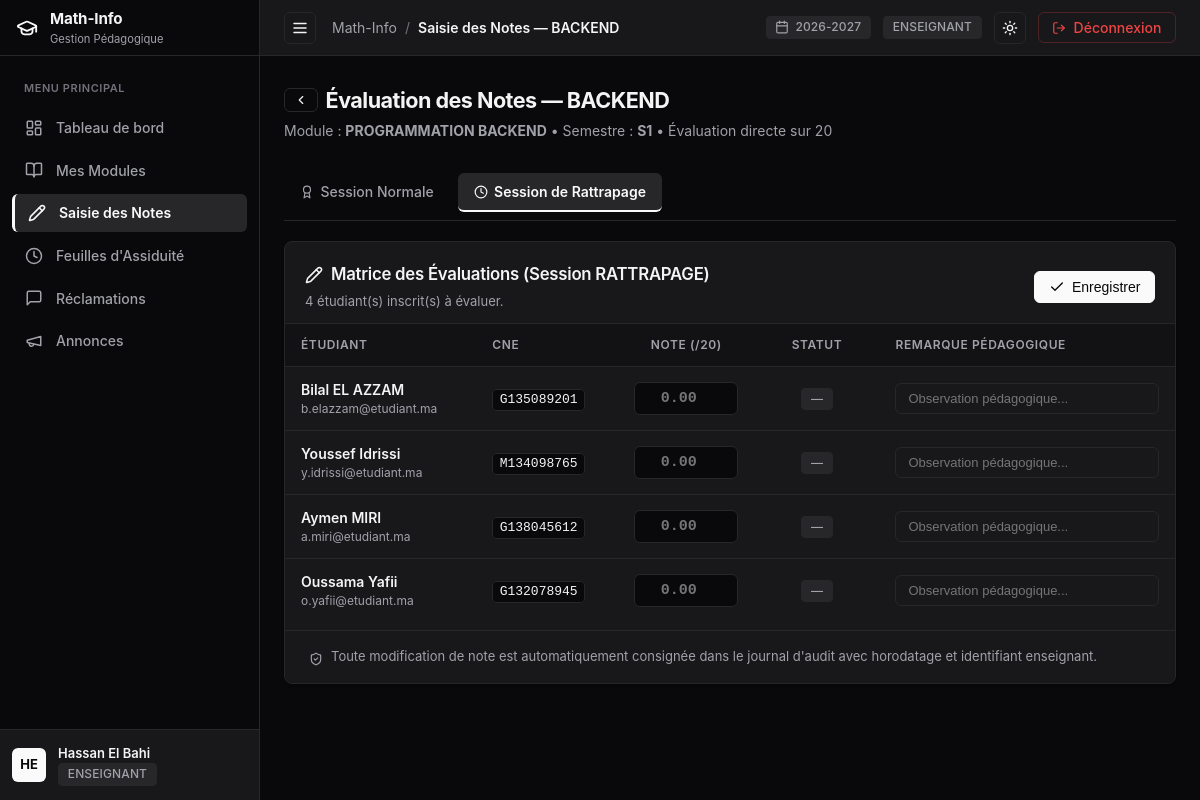
Screenshot of /enseignant/modules/1/notes?session=RATTRAPAGE (signed in) with the database file from the repository.
### tables this page shows
CREATE TABLE `utilisateurs` (
  `idUtilisateur` int NOT NULL AUTO_INCREMENT,
  `nom` varchar(100) NOT NULL,
  `prenom` varchar(100) NOT NULL,
  `email` varchar(150) NOT NULL,
  `motDePasse` varchar(255) NOT NULL,
  `role` enum('ADMIN','ENSEIGNANT','ETUDIANT') NOT NULL,
  `dateCreation` timestamp NULL DEFAULT CURRENT_TIMESTAMP,
  PRIMARY KEY (`idUtilisateur`),
  UNIQUE KEY `email` (`email`)
);

CREATE TABLE `modules` (
  `idModule` int NOT NULL AUTO_INCREMENT,
  `code` varchar(20) NOT NULL,
  `intitule` varchar(150) NOT NULL,
  `semestre` enum('S1','S2','S3','S4') NOT NULL,
  `coefficient` float NOT NULL DEFAULT '1',
  `idFiliere` int NOT NULL,
  `idEnseignant` int DEFAULT NULL,
  PRIMARY KEY (`idModule`),
  UNIQUE KEY `code` (`code`),
  KEY `idFiliere` (`idFiliere`),
  KEY `idEnseignant` (`idEnseignant`),
  CONSTRAINT `modules_ibfk_1` FOREIGN KEY (`idFiliere`) REFERENCES `filieres` (`idFiliere`) ON DELETE CASCADE,
  CONSTRAINT `modules_ibfk_2` FOREIGN KEY (`idEnseignant`) REFERENCES `enseignants` (`idUtilisateur`) ON DELETE SET NULL
);

CREATE TABLE `etudiants` (
  `idUtilisateur` int NOT NULL,
  `cne` varchar(50) NOT NULL,
  `dateNaissance` date NOT NULL,
  PRIMARY KEY (`idUtilisateur`),
  UNIQUE KEY `cne` (`cne`),
  CONSTRAINT `etudiants_ibfk_1` FOREIGN KEY (`idUtilisateur`) REFERENCES `utilisateurs` (`idUtilisateur`) ON DELETE CASCADE
);

### src/Views/enseignant/notes.php (the view, shortened to what the rows shown need)
<div style="margin-bottom: 2rem; display: flex; justify-content: space-between; align-items: flex-start; flex-wrap: wrap; gap: 1rem;">
  <div>
    <div style="display: flex; align-items: center; gap: 0.5rem; margin-bottom: 0.25rem;">
      <a href="/enseignant/modules" class="btn btn-outline btn-sm" title="Retour aux modules">
        <?= Icon::get('chevron-left', 14) ?>
      </a>
      <h1 style="font-size: 1.35rem; font-weight: 700; letter-spacing: -0.025em; color: var(--text-main); word-break: break-word;">
        Évaluation des Notes — <?= htmlspecialchars($module['code']) ?>
      </h1>
    </div>
    <p style="color: var(--text-muted); font-size: 0.875rem;">
      Module : <strong><?= htmlspecialchars($module['intitule']) ?></strong> •
      Semestre : <strong><?= htmlspecialchars($module['semestre']) ?></strong> •
      Évaluation directe sur 20
    </p>
  </div>
</div>
<div class="tabs-container">
  <a href="/enseignant/modules/<?= $module['idModule'] ?>/notes?session=NORMALE" class="tab-btn <?= $currentSession === 'NORMALE' ? 'active' : '' ?>">
    <?= Icon::get('award', 14) ?>
    <span>Session Normale</span>
  </a>
  <a href="/enseignant/modules/<?= $module['idModule'] ?>/notes?session=RATTRAPAGE" class="tab-btn <?= $currentSession === 'RATTRAPAGE' ? 'active' : '' ?>">
    <?= Icon::get('clock', 14) ?>
    <span>Session de Rattrapage</span>
  </a>
</div>
<form action="/enseignant/modules/<?= $module['idModule'] ?>/notes/save" method="POST" id="gradesMatrixForm">
  <div class="card" style="padding: 0; overflow: hidden; margin-bottom: 1.5rem;">
    <div class="card-header" style="padding: 1.25rem 1.25rem 0.75rem 1.25rem; margin-bottom: 0;">
      <div>
        <span class="card-title">
          <?= Icon::get('pencil', 18) ?>
          <span>Matrice des Évaluations (Session <?= htmlspecialchars($currentSession) ?>)</span>
        </span>
        <span class="card-desc" style="display: block; margin-top: 0.25rem;">
          <?= count($notesList) ?> étudiant(s) inscrit(s) à évaluer.
        </span>
      </div>
      <button type="submit" class="btn btn-primary">
        <?= Icon::get('check', 16) ?>
        <span>Enregistrer</span>
      </button>
    </div>
    <?php if (empty($notesList)): ?>
      <div style="text-align: center; padding: 3rem 1rem; color: var(--text-muted); font-size: 0.875rem;">
        <div style="margin-bottom: 0.5rem; color: var(--text-subtle);"><?= Icon::get('users', 32) ?></div>
        Aucun étudiant n'est inscrit dans la filière rattachée à ce module.
      </div>
    <?php else: ?>
      <div class="table-wrapper" style="border: none; border-radius: 0;">
        <table>
          <thead>
            <tr>
              <th style="min-width: 160px;">Étudiant</th>
              <th style="min-width: 100px;">CNE</th>
              <th style="min-width: 110px; text-align: center;">Note (/20)</th>
              <th style="min-width: 110px; text-align: center;">Statut</th>
              <th style="min-width: 260px;">Remarque Pédagogique</th>
            </tr>
          </thead>
          <tbody>
            <?php foreach ($notesList as $etu):
              $id = (int)$etu['idEtudiant'];
              $val = $etu['noteFinale'] !== null ? number_format((float)$etu['noteFinale'], 2, '.', '') : '';
            ?>
              <tr class="grade-row" data-etudiant-id="<?= $id ?>">
                <td>
                  <div style="font-weight: 600; color: var(--text-main);"><?= htmlspecialchars($etu['etudiant_prenom'] . ' ' . $etu['etudiant_nom']) ?></div>
                  <div style="font-size: 0.75rem; color: var(--text-muted);"><?= htmlspecialchars($etu['etudiant_email']) ?></div>
                </td>
                <td><code><?= htmlspecialchars($etu['etudiant_cne']) ?></code></td>
                <td style="text-align: center;">
                  <input
                    type="number"
                    step="0.25"
                    min="0"
                    max="20"
                    name="notes[<?= $id ?>][note]"
                    class="form-control input-note"
                    value="<?= htmlspecialchars($val) ?>"
                    placeholder="0.00"
                    style="font-family: ui-monospace, monospace; font-size: 0.9375rem; font-weight: 700; text-align: center; max-width: 110px; margin: 0 auto; padding: 0.45rem 0.5rem;"
                  >
                </td>
                <td style="text-align: center;">
                  <div class="cell-statut-badge">
                    <?php if ($val === ''): ?>
                      <span class="badge badge-neutral">—</span>
                    <?php elseif ((float)$val >= 10.00): ?>
                      <span class="badge badge-success">Validé</span>
                    <?php elseif ($currentSession === 'NORMALE'): ?>
                      <span class="badge badge-warning">Rattrapage</span>
                    <?php else: ?>
                      <span class="badge badge-destructive">Non Validé</span>
                    <?php endif; ?>
                  </div>
                </td>
                <td>
                  <input
                    type="text"
                    name="notes[<?= $id ?>][remarque]"
                    class="form-control"
                    value="<?= htmlspecialchars($etu['remarque'] ?? '') ?>"
                    placeholder="Observation pédagogique..."
                    style="font-size: 0.8125rem; padding: 0.45rem 0.75rem; border-radius: var(--radius-md); background: var(--bg-hover);"
                  >
                </td>
              </tr>
            <?php endforeach; ?>
          </tbody>
        </table>
      </div>
    <?php endif; ?>
    <div style="padding: 0.875rem 1.5rem; background-color: var(--bg-surface); border-top: 1px solid var(--border); display: flex; align-items: center; gap: 0.5rem;">
      <span style="color: var(--text-muted);"><?= Icon::get('shield-check', 14) ?></span>
      <span style="font-size: 0.8125rem; color: var(--text-muted);">
        Toute modification de note est automatiquement consignée dans le journal d'audit avec horodatage et identifiant enseignant.
      </span>
    </div>
  </div>
</form>

### src/Views/layout/main.php (shortened to what the rows shown need)
<?php
$currentUser = Auth::user();
$currentRole = Auth::role();
$activeNav = $activeNav ?? 'dashboard';
?>
<!DOCTYPE html>
<html lang="fr" data-theme="dark">
<head>
  <link rel="stylesheet" href="/css/style.css">
</head>
<body class="app-shell">
  <aside id="sidebar" class="sidebar">
    <div class="sidebar-header">
      <a href="/" class="sidebar-brand">
        <span class="brand-icon"><?= Icon::get('graduation-cap', 22) ?></span>
        <div class="brand-text">
          <span class="brand-name">Math-Info</span>
          <span class="brand-sub">Gestion Pédagogique</span>
        </div>
      </a>
    </div>
    <nav class="sidebar-nav">
      <div class="nav-section-title">Menu Principal</div>
      <?php if ($currentRole === 'ADMIN'): ?>
        <a href="/admin/dashboard" class="nav-item <?= $activeNav === 'dashboard' ? 'active' : '' ?>">
          <span class="nav-icon"><?= Icon::get('layout-dashboard', 18) ?></span>
          <span class="nav-label">Tableau de bord</span>
        </a>
        <a href="/admin/filieres" class="nav-item <?= $activeNav === 'filieres' ? 'active' : '' ?>">
          <span class="nav-icon"><?= Icon::get('landmark', 18) ?></span>
          <span class="nav-label">Filières</span>
        </a>
        <a href="/admin/modules" class="nav-item <?= $activeNav === 'modules' ? 'active' : '' ?>">
          <span class="nav-icon"><?= Icon::get('book-open', 18) ?></span>
          <span class="nav-label">Modules</span>
        </a>
        <a href="/admin/utilisateurs" class="nav-item <?= $activeNav === 'utilisateurs' ? 'active' : '' ?>">
          <span class="nav-icon"><?= Icon::get('users', 18) ?></span>
          <span class="nav-label">Utilisateurs</span>
        </a>
        <a href="/admin/inscriptions" class="nav-item <?= $activeNav === 'inscriptions' ? 'active' : '' ?>">
          <span class="nav-icon"><?= Icon::get('clipboard-list', 18) ?></span>
          <span class="nav-label">Inscriptions</span>
        </a>
        <a href="/admin/annonces" class="nav-item <?= $activeNav === 'annonces' ? 'active' : '' ?>">
          <span class="nav-icon"><?= Icon::get('megaphone', 18) ?></span>
          <span class="nav-label">Annonces</span>
        </a>
        <a href="/admin/audit" class="nav-item <?= $activeNav === 'audit' ? 'active' : '' ?>">
          <span class="nav-icon"><?= Icon::get('shield-check', 18) ?></span>
          <span class="nav-label">Journal d'Audit</span>
        </a>
        <a href="/admin/reclamations" class="nav-item <?= $activeNav === 'reclamations' ? 'active' : '' ?>">
          <span class="nav-icon"><?= Icon::get('message-square', 18) ?></span>
          <span class="nav-label">Réclamations</span>
        </a>
      <?php elseif ($currentRole === 'ENSEIGNANT'): ?>
        <a href="/enseignant/dashboard" class="nav-item <?= $activeNav === 'dashboard' ? 'active' : '' ?>">
          <span class="nav-icon"><?= Icon::get('layout-dashboard', 18) ?></span>
          <span class="nav-label">Tableau de bord</span>
        </a>
        <a href="/enseignant/modules" class="nav-item <?= $activeNav === 'modules' ? 'active' : '' ?>">
          <span class="nav-icon"><?= Icon::get('book-open', 18) ?></span>
          <span class="nav-label">Mes Modules</span>
        </a>
        <a href="/enseignant/notes" class="nav-item <?= $activeNav === 'notes' ? 'active' : '' ?>">
          <span class="nav-icon"><?= Icon::get('pencil', 18) ?></span>
          <span class="nav-label">Saisie des Notes</span>
        </a>
        <a href="/enseignant/seances" class="nav-item <?= $activeNav === 'seances' ? 'active' : '' ?>">
          <span class="nav-icon"><?= Icon::get('clock', 18) ?></span>
          <span class="nav-label">Feuilles d'Assiduité</span>
        </a>
        <a href="/enseignant/reclamations" class="nav-item <?= $activeNav === 'reclamations' ? 'active' : '' ?>">
          <span class="nav-icon"><?= Icon::get('message-square', 18) ?></span>
          <span class="nav-label">Réclamations</span>
        </a>
        <a href="/enseignant/annonces" class="nav-item <?= $activeNav === 'annonces' ? 'active' : '' ?>">
          <span class="nav-icon"><?= Icon::get('megaphone', 18) ?></span>
          <span class="nav-label">Annonces</span>
        </a>
      <?php endif; ?>
    </nav>
    <div class="sidebar-footer">
      <div class="user-profile-widget">
        <div class="user-avatar">
          <?= strtoupper(substr($currentUser ? $currentUser->getPrenom() : 'U', 0, 1) . substr($currentUser ? $currentUser->getNom() : 'S', 0, 1)) ?>
        </div>
        <div class="user-meta">
          <span class="user-name"><?= htmlspecialchars($currentUser ? $currentUser->getNomComplet() : 'Utilisateur') ?></span>
          <span class="user-role-badge badge badge-neutral"><?= htmlspecialchars($currentRole ?? '') ?></span>
        </div>
      </div>
    </div>
  </aside>
  <div class="main-wrapper">
    <header class="app-topbar">
      <div class="topbar-left">
        <button id="sidebarToggle" class="btn btn-icon sidebar-toggle-btn-topbar" title="Basculer le menu" aria-label="Menu">
          <?= Icon::get('menu', 18) ?>
        </button>
        <div class="breadcrumb">
          <span class="breadcrumb-root">Math-Info</span>
          <span class="breadcrumb-sep">/</span>
          <span class="breadcrumb-current"><?= htmlspecialchars($title ?? 'Dashboard') ?></span>
        </div>
      </div>
      <div class="topbar-right">
        <div class="badge badge-neutral" title="Année Universitaire en cours">
          <?= Icon::get('calendar', 14) ?>
          <span>2026-2027</span>
        </div>
        <?php if ($currentRole === 'ADMIN'): ?>
          <span class="badge badge-warning">ADMIN</span>
        <?php elseif ($currentRole === 'ENSEIGNANT'): ?>
          <span class="badge badge-neutral">ENSEIGNANT</span>
        <?php else: ?>
          <span class="badge badge-neutral">ÉTUDIANT</span>
        <?php endif; ?>
        <button id="themeToggle" class="btn btn-icon" title="Basculer Mode Clair/Sombre" aria-label="Basculer Thème">
          <span id="themeIcon"><?= Icon::get('sun', 16) ?></span>
        </button>
        <a href="/logout" class="btn btn-destructive" title="Déconnexion">
          <?= Icon::get('log-out', 14) ?>
          <span class="desktop-only">Déconnexion</span>
        </a>
      </div>
    </header>
    <main class="page-content">
      <div class="content-container">
        <?= $content ?>
      </div>
    </main>
  </div>
</body>
</html>

### rows the page displays
utilisateurs: prenom+nom "HE", prenom+nom "Hassan El Bahi"
modules: code "BACKEND", intitule "PROGRAMMATION BACKEND", semestre "S1"
etudiants: idUtilisateur.nom "Bilal EL AZZAM", idUtilisateur.email "b.elazzam@etudiant.ma", cne "G135089201"
etudiants: idUtilisateur.nom "Youssef Idrissi", idUtilisateur.email "y.idrissi@etudiant.ma", cne "M134098765"
etudiants: idUtilisateur.nom "Aymen MIRI", idUtilisateur.email "a.miri@etudiant.ma", cne "G138045612"
etudiants: idUtilisateur.nom "Oussama Yafii", idUtilisateur.email "o.yafii@etudiant.ma", cne "G132078945"

### other values shown
$currentRole "ENSEIGNANT"
$title "Saisie des Notes — BACKEND"
$currentSession "RATTRAPAGE"
count($notesList) "4"
